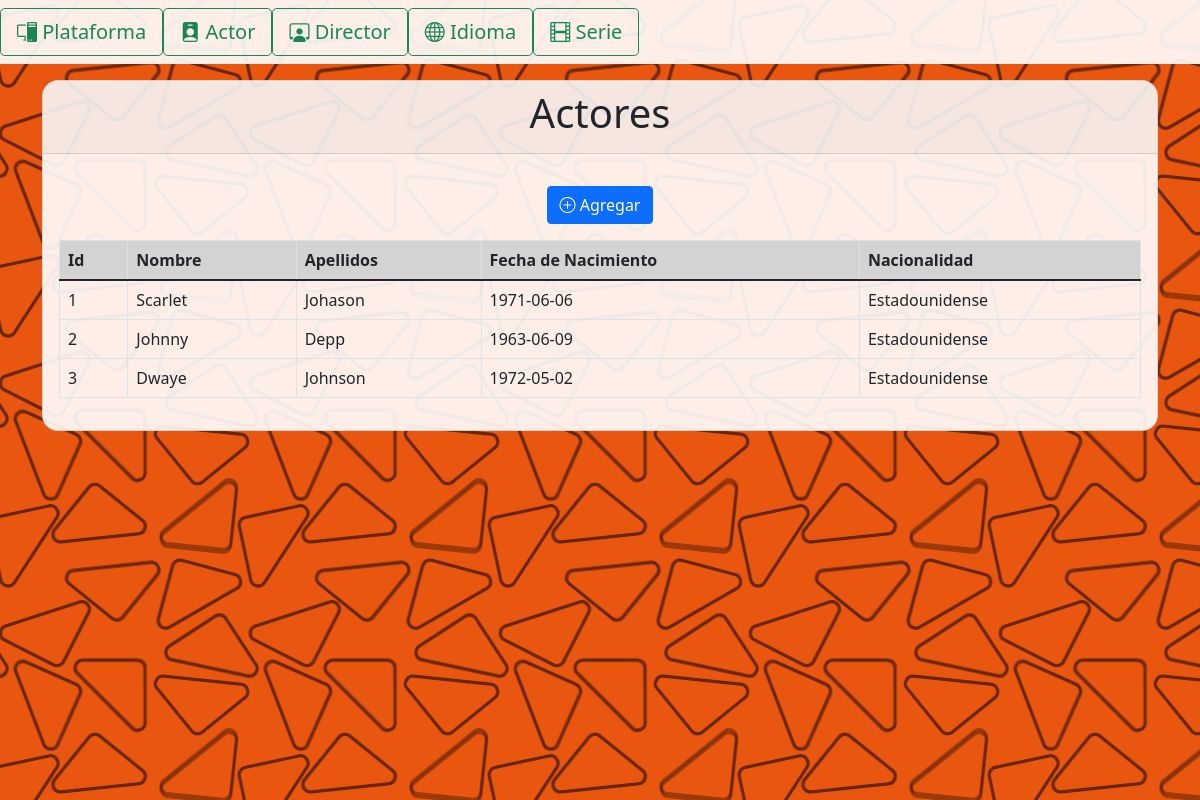
The app's page /Views/Actor/Actor.php with its own data.
### tables this page shows
CREATE TABLE `actor` (
  `id` int(11) NOT NULL AUTO_INCREMENT,
  `nombre` varchar(64) DEFAULT NULL,
  `apellidos` varchar(64) DEFAULT NULL,
  `fechaNacimiento` varchar(64) DEFAULT NULL,
  `nacionalidad` varchar(64) DEFAULT NULL,
  PRIMARY KEY (`id`)
);

### Views/Actor/Componentes/Tabla.php (the view)
<table class="table table-bordered">
  <thead class="thead-light">
    <tr>
      <th scope="col">Id</th>
      <th scope="col">Nombre</th>
      <th scope="col">Apellidos</th>
      <th scope="col">Fecha de Nacimiento</th>
      <th scope="col">Nacionalidad</th>
    </tr>
  </thead>
  <tbody>
    <?php
      $query = "SELECT * FROM Actor";
      $results = mysqli_query($conexion, $query);
      while($actor = mysqli_fetch_array($results)){ ?>
        <tr>
          <td><?php echo $actor['id']; ?></td>
          <td><?php echo $actor['nombre']; ?></td>
          <td><?php echo $actor['apellidos']; ?></td>
          <td><?php echo $actor['fechaNacimiento']; ?></td>
          <td><?php echo $actor['nacionalidad']; ?></td>
        </tr>
      <?php } ?>
  </tbody>
</table>

### Views/Actor/Actor.php
<div class="module">
    <?php include("../../navbar.php")?>
    <div class="container">
        <div class="card">
            <div class="card-header">
                <h1 class="text-center">Actores</h1>
            </div>
            <div class="card-body">
                <div class="button-container">
                    <button class="btn btn-primary">
                        <i class="bi-plus-circle"></i> Agregar
                    </button>
                </div>
                <?php include("./Componentes/Tabla.php") ?>
            </div>
        </div>
    </div>
</div>

### navbar.php (shortened to what this page needs)
<head>
    <link href="https://cdn.jsdelivr.net/npm/bootstrap@5.1.3/dist/css/bootstrap.min.css" rel="stylesheet">
    <link rel="stylesheet" href="https://cdn.jsdelivr.net/npm/bootstrap-icons@1.7.2/font/bootstrap-icons.css">
    <link rel="stylesheet" href="/Styles/styles.css">
</head>
<nav class="navbar navbar-expand-lg">
        <ul class="navbar-nav">
            <li class="nav-item">
                <a class="btn btn-lg btn-outline-success" href="/Views/Plataforma/Plataforma.php">
                    <i class="bi-pc-display"></i> Plataforma
                </a>
            </li>
            <li class="nav-item">
                <a class="btn btn-lg btn-outline-success" href="/Views/Actor/Actor.php">
                    <i class="bi-person-badge-fill"></i> Actor
                </a>
            </li>
            <li class="nav-item">
                <a class="btn btn-lg btn-outline-success" href="/Views/Director/Director.php">
                    <i class="bi-person-workspace"></i> Director
                </a>
            </li>
            <li class="nav-item">
                <a class="btn btn-lg btn-outline-success" href="/Views/Idioma/Idioma.php">
                    <i class="bi-globe"></i> Idioma
                </a>
            </li>
            <li class="nav-item">
                <a class="btn btn-lg btn-outline-success" href="/Views/Serie/Serie.php">
                    <i class="bi-film"></i> Serie
                </a>
            </li>
        </ul>
</nav>

### Styles/styles.css (style rules this page uses)
.thead-light { background-color: lightgray; }
.button-container { padding: 1rem; display: flex; justify-content: center; }
.navbar { background-color: rgba(255, 255, 255, 0.9); }
.module { min-height: 100vh; background: url("./Images/pattern.png"); }
.container { margin-top: 1rem; }
.card { border-radius: 1rem; background: rgba(255, 255, 255, 0.9); }
table.table { max-height: 60vh; overflow-y: auto; }

### records on screen
actor: id "1", nombre "Scarlet", apellidos "Johason", fechaNacimiento "1971-06-06", nacionalidad "Estadounidense"
actor: id "2", nombre "Johnny", apellidos "Depp", fechaNacimiento "1963-06-09", nacionalidad "Estadounidense"
actor: id "3", nombre "Dwaye", apellidos "Johnson", fechaNacimiento "1972-05-02", nacionalidad "Estadounidense"
